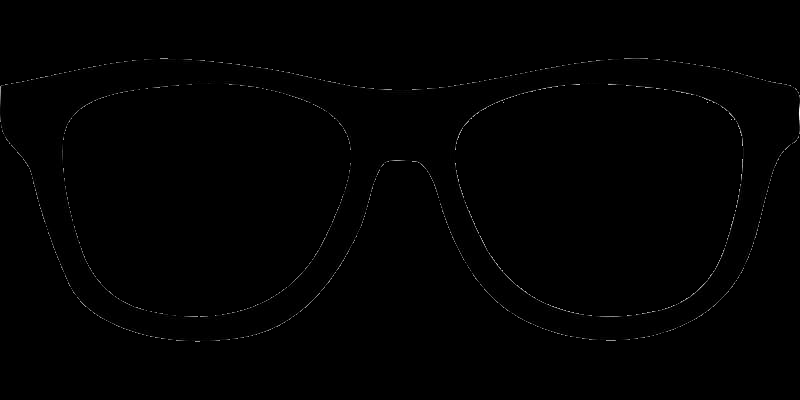
#> input picture images/glasses2.png, 800 x 400 px; the run also reads 1 picture not shown here
$ python glasses_and_stache.py
#> lines starting #> are read from the running program, lines starting #| are printed output that depends on the picture
### utils.py
import cv2
import os


# source: https://stackoverflow.com/a/44659589
# [26 lines left out: function image_resize, not called in this run]


class CFEVideoConf(object):
    # Standard Video Dimensions Sizes
    STD_DIMENSIONS = {
        "360p": (480, 360),
        "480p": (640, 480),
        "720p": (1280, 720),
        "1080p": (1920, 1080),
        "4k": (3840, 2160),
    }
    # Video Encoding, might require additional installs
    # Types of Codes: http://www.fourcc.org/codecs.php
    VIDEO_TYPE = {
        'avi': cv2.VideoWriter_fourcc(*'XVID'),
        # 'mp4': cv2.VideoWriter_fourcc(*'H264'),
        'mp4': cv2.VideoWriter_fourcc(*'XVID'),
    }

    width = 640
    height = 480
    dims = (640, 480)
    capture = None
    video_type = None

    def __init__(self, capture, filepath, res="480p", *args, **kwargs):
        self.capture = capture
        self.filepath = filepath
        self.width, self.height = self.get_dims(res=res)
        self.video_type = self.get_video_type()

    # Set resolution for the video capture
    # Function adapted from https://kirr.co/0l6qmh
    def change_res(self, width, height):
        self.capture.set(3, width)
        self.capture.set(4, height)

    def get_dims(self, res='480p'):
        width, height = self.STD_DIMENSIONS['480p']
        if res in self.STD_DIMENSIONS:
            width, height = self.STD_DIMENSIONS[res]
        self.change_res(width, height)
        self.dims = (width, height)
        return width, height

    def get_video_type(self):
        filename, ext = os.path.splitext(self.filepath)
        if ext in self.VIDEO_TYPE:
            return self.VIDEO_TYPE[ext]
        return self.VIDEO_TYPE['avi']

### glasses_and_stache.py
import numpy as np
import cv2

from utils import CFEVideoConf, image_resize

cap = cv2.VideoCapture(0)

save_path           = 'saved-media/glasses_and_stash.mp4'
frames_per_seconds  = 15
config              = CFEVideoConf(cap, filepath=save_path, res='720p')
out                 = cv2.VideoWriter(save_path, config.video_type, frames_per_seconds, config.dims)
face_cascade = cv2.CascadeClassifier('venv/Lib/site-packages/cv2/data/haarcascade_frontalface_default.xml')
eyes_cascade = cv2.CascadeClassifier('venv/Lib/site-packages/cv2/data/frontalEyes35x16.xml')
nose_cascade = cv2.CascadeClassifier('venv/Lib/site-packages/cv2/data/Nose18x15.xml')
glasses             = cv2.imread("images/glasses2.png", -1)
#> glasses is the input picture: shape (400, 800, 4); mean B, G, R, A 1, 1, 1, 48.2
mustache            = cv2.imread('images/mustache.png', -1)

'''
OpenCV & Python Tutorial Video Series: https://kirr.co/ijcr59
Eyes Cascade (and others): https://kirr.co/694cu1
Nose Cascade / Mustache Post: https://kirr.co/69c1le
'''

while(True):
    # Capture frame-by-frame
    ret, frame = cap.read()
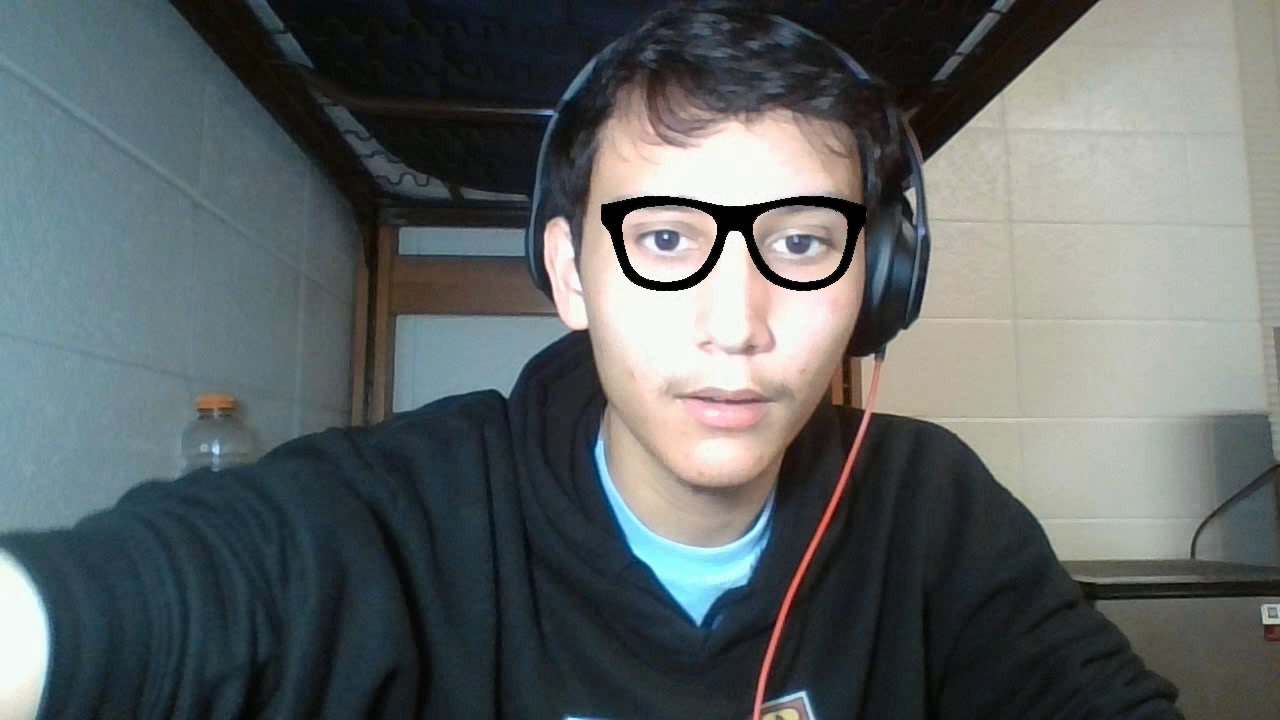
#> input picture frame 2 of saved-media/glasses_and_stash.mp4, 1280 x 720 px, given in place of the camera
#> frame is the input picture: shape (720, 1280, 3); mean B, G, R 101.5, 101.1, 95.1
    gray            = cv2.cvtColor(frame, cv2.COLOR_BGR2GRAY)
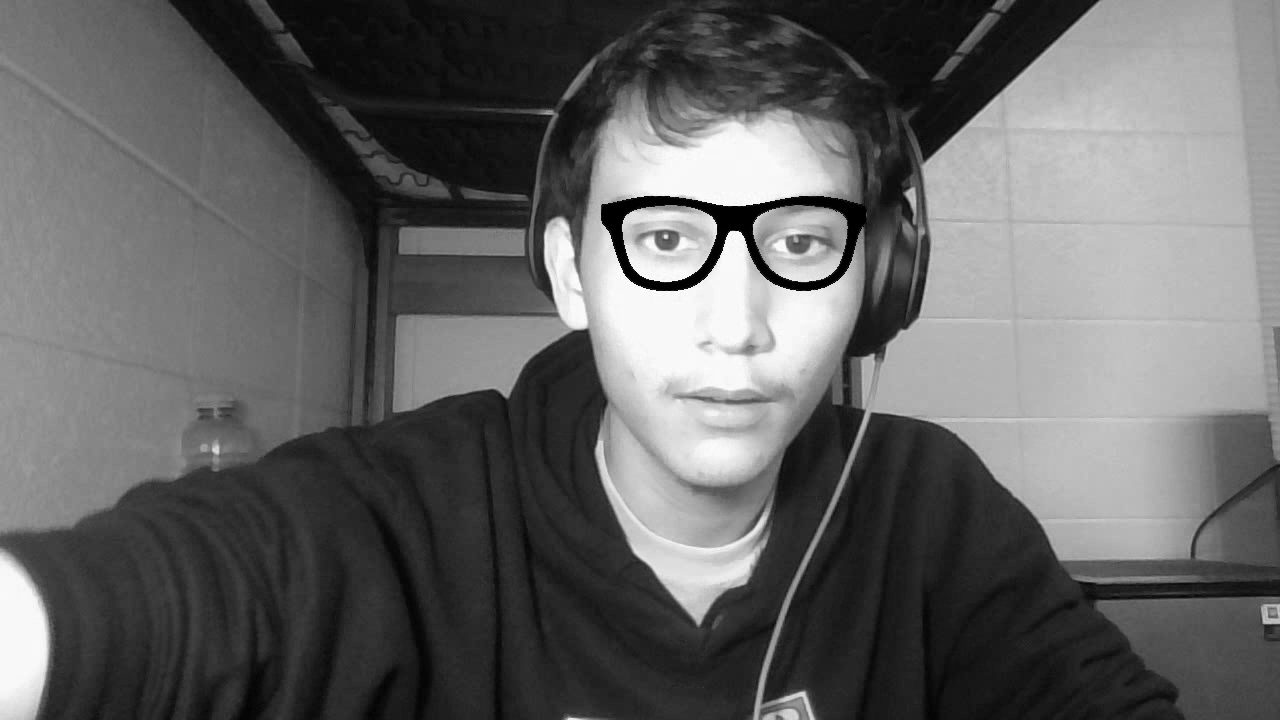
#> gray: shape (720, 1280); min 0, max 255, mean 99.3
    faces           = face_cascade.detectMultiScale(gray, scaleFactor=1.5, minNeighbors=5)
#> faces = ()

    frame = cv2.cvtColor(frame, cv2.COLOR_BGR2BGRA)
#> frame: shape (720, 1280, 4)

    for (x, y, w, h) in faces:
        roi_gray    = gray[y:y+h, x:x+h] # rec
        roi_color   = frame[y:y+h, x:x+h]
        #cv2.rectangle(frame, (x, y), (x + w, y + h), (255, 255, 255), 3)

        eyes = eyes_cascade.detectMultiScale(roi_gray, scaleFactor=1.5, minNeighbors=5)
        for (ex, ey, ew, eh) in eyes:
            #cv2.rectangle(roi_color, (ex, ey), (ex + ew, ey + eh), (0, 255, 0), 3)
            roi_eyes = roi_gray[ey: ey + eh, ex: ex + ew]
            glasses2 = image_resize(glasses.copy(), width=ew)

            gw, gh, gc = glasses2.shape
            for i in range(0, gw):
                for j in range(0, gh):
                    #print(glasses[i, j]) #RGBA
                    if glasses2[i, j][3] != 0: # alpha 0
                        roi_color[ey + i, ex + j] = glasses2[i, j]


        nose = nose_cascade.detectMultiScale(roi_gray, scaleFactor=1.5, minNeighbors=5)
        for (nx, ny, nw, nh) in nose:
            #cv2.rectangle(roi_color, (nx, ny), (nx + nw, ny + nh), (255, 0, 0), 3)
            roi_nose = roi_gray[ny: ny + nh, nx: nx + nw]
            mustache2 = image_resize(mustache.copy(), width=nw)

            mw, mh, mc = mustache2.shape
            for i in range(0, mw):
                for j in range(0, mh):
                    #print(glasses[i, j]) #RGBA
                    if mustache2[i, j][3] != 0: # alpha 0
                        roi_color[ny + int(nh/2.0) + i, nx + j] = mustache2[i, j]
#> this loop made 0 passes

    # Display the resulting frame
    frame = cv2.cvtColor(frame, cv2.COLOR_BGRA2BGR)
    out.write(frame)
    cv2.imshow('frame',frame)
    if cv2.waitKey(20) & 0xFF == ord('q'):
#> (key q is pressed here)
        break

# When everything done, release the capture
cap.release()
out.release()
cv2.destroyAllWindows()
